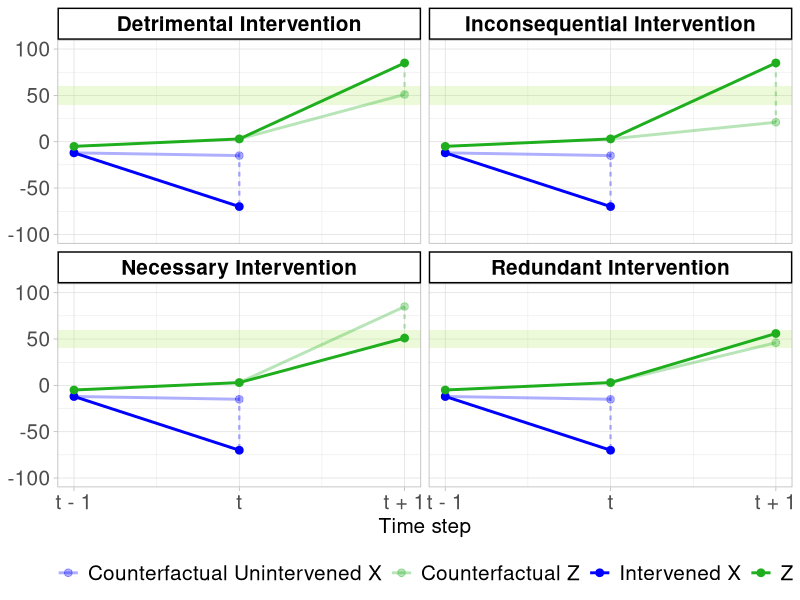
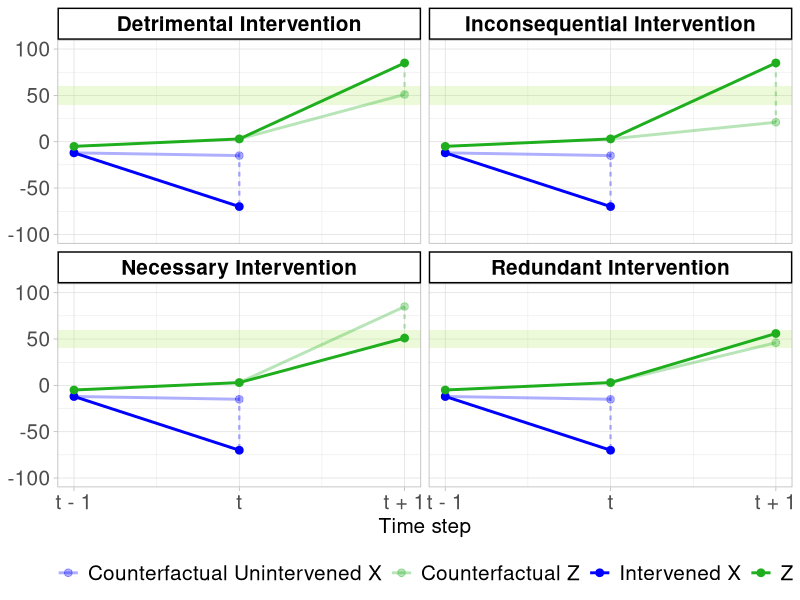

The R script that drew these images, in order:
## ---- chunk 1
knitr::opts_chunk$set(echo = TRUE)
## ---- chunk 2
library(tidyverse)
## ---- chunk 3
df <- data.frame(
  counterfactual_type = c(
    rep("Detrimental", 7),
    rep("Inconsequential", 7),
    rep("Necessary", 7),
    rep("Redundant", 7)
  ),
  variable = c(
    "x","x","y","y","z","z","z",
    "x","x","y","y","z","z","z",
    "x","x","y","y","z","z","z",
    "x","x","y","y","z","z","z"
  ),
  timestep = c(
    1,2,1,2,1,2,3,
    1,2,1,2,1,2,3,
    1,2,1,2,1,2,3,
    1,2,1,2,1,2,3
  ),
  value = c(
    -12,-70,23,32,-5,3,85,
    -12,-70,23,32,-5,3,85,
    -12,-70,23,32,-5,3,51,
    -12,-70,23,32,-5,3,56
  )
) %>%
  filter(variable != "y")

df2 <- data.frame(
  counterfactual_type = c(
    "Detrimental","Detrimental",
    "Inconsequential","Inconsequential",
    "Necessary","Necessary",
    "Redundant", "Redundant",
    "Detrimental","Detrimental",
    "Inconsequential","Inconsequential",
    "Necessary","Necessary",
    "Redundant", "Redundant"
  ),
  variable = c(
    "Counterfactual Unintervened X","Counterfactual Z",
    "Counterfactual Unintervened X","Counterfactual Z",
    "Counterfactual Unintervened X","Counterfactual Z",
    "Counterfactual Unintervened X","Counterfactual Z",
    "Counterfactual Unintervened X","Counterfactual Z",
    "Counterfactual Unintervened X","Counterfactual Z",
    "Counterfactual Unintervened X","Counterfactual Z",
    "Counterfactual Unintervened X","Counterfactual Z"
  ),
  timestep = c(
    2,3,
    2,3,
    2,3,
    2,3,
    1,2,
    1,2,
    1,2,
    1,2
  ),
  value = c(
    -15,51,
    -15,21,
    -15,85,
    -15,46,
    -12,3,
    -12,3,
    -12,3,
    -12,3
  )
)

df3 <- data.frame(
  counterfactual_type = c(
    "Detrimental","Detrimental",
    "Inconsequential","Inconsequential",
    "Necessary","Necessary",
    "Redundant", "Redundant"
  ),
  variable = rep("Intervention dotted line", 8),
  timestep = rep(2, 8),
  value = c(
    -12,-70,
    -12,-70,
    -12,-70,
    -12,-70
  )
)

df4 <- data.frame(
  counterfactual_type = c(
    "Detrimental","Detrimental",
    "Inconsequential","Inconsequential",
    "Necessary","Necessary",
    "Redundant", "Redundant"
  ),
  variable = rep("Counterfactual dotted line", 8),
  timestep = rep(3, 8),
  value = c(
    85,52,
    85,21,
    51,85,
    56,46
  )
)
## ---- chunk 4
fig <- ggplot() +
  geom_rect(data = df, aes(xmin = -Inf, xmax = Inf, ymin = 40, ymax = 60), fill = "#b0ed3e", alpha = 0.04) +
  
  geom_line(data = df3, aes(x = timestep, y = value, col = variable, group = variable), linetype = "22", color = "#0000ff50", size = 0.8) +
  
  geom_line(data = df4, aes(x = timestep, y = value, col = variable, group = variable), linetype = "22", color = "#1eae1e50", size = 0.8) +
  
  geom_point(data = df2, aes(x = timestep, y = value, col = variable), size = 2.3) +
  geom_line(data = df2, aes(x = timestep, y = value, col = variable, group = variable), size = 1) +
  
  geom_point(data = df, aes(x = timestep, y = value, col = variable), size = 2.3) +
  geom_line(data = df, aes(x = timestep, y = value, col = variable, group = variable), size = 1) +
  
  facet_wrap(
    ~counterfactual_type,
    labeller = labeller(
      counterfactual_type = c(
        "Detrimental" = "Detrimental Intervention",
        "Inconsequential" = "Inconsequential Intervention",
        "Necessary" = "Necessary Intervention",
        "Redundant" = "Redundant Intervention"
        )
      )
    ) +
  
  scale_y_continuous(
    limits = c(-100, 100), 
    breaks = seq(-100, 100, by = 50)
    ) +
  scale_x_continuous(
    breaks = c(1, 2, 3),  # Specify where ticks should appear
    labels = c("t - 1", "t", "t + 1")  # Custom labels for each tick
    ) +
  scale_color_manual(
    name = "Variable",
    values = c("x" = "#0000ff", 
               "y" = "#ff0000", 
               "z" ="#1eae1e",
               "Counterfactual Unintervened X" = "#0000ff50", #00bcd9
               "Counterfactual Z" = "#1eae1e50"),
               # "Counterfactual Z" = "#08f200"),
    labels = c("x" = "Intervened X", "y" = "Y", "z" = "Z")
    ) +
  xlab("Time step") +
  theme_light() +
  theme(
    legend.position = "bottom",
    legend.text = element_text(size = 15),
    legend.title = element_blank(),
    strip.background = element_rect(fill = "white", color = "black", size = 1), # Set different color for strip background
    strip.text = element_text(size = 15, face = "bold", color = "black"),  # Customize facet label text
    axis.text.x = element_text(size = 15),   # X-axis text size
    axis.title.x = element_text(size = 15),  # Y-axis title size
    axis.title.y = element_blank(),  # Y-axis title size
    axis.text.y = element_text(size = 15)   # Y-axis text size
  )

fig
## ---- chunk 5
ggsave("../figures/counterfactual_example.png", fig, height = 7, width = 8, dpi = 600)
